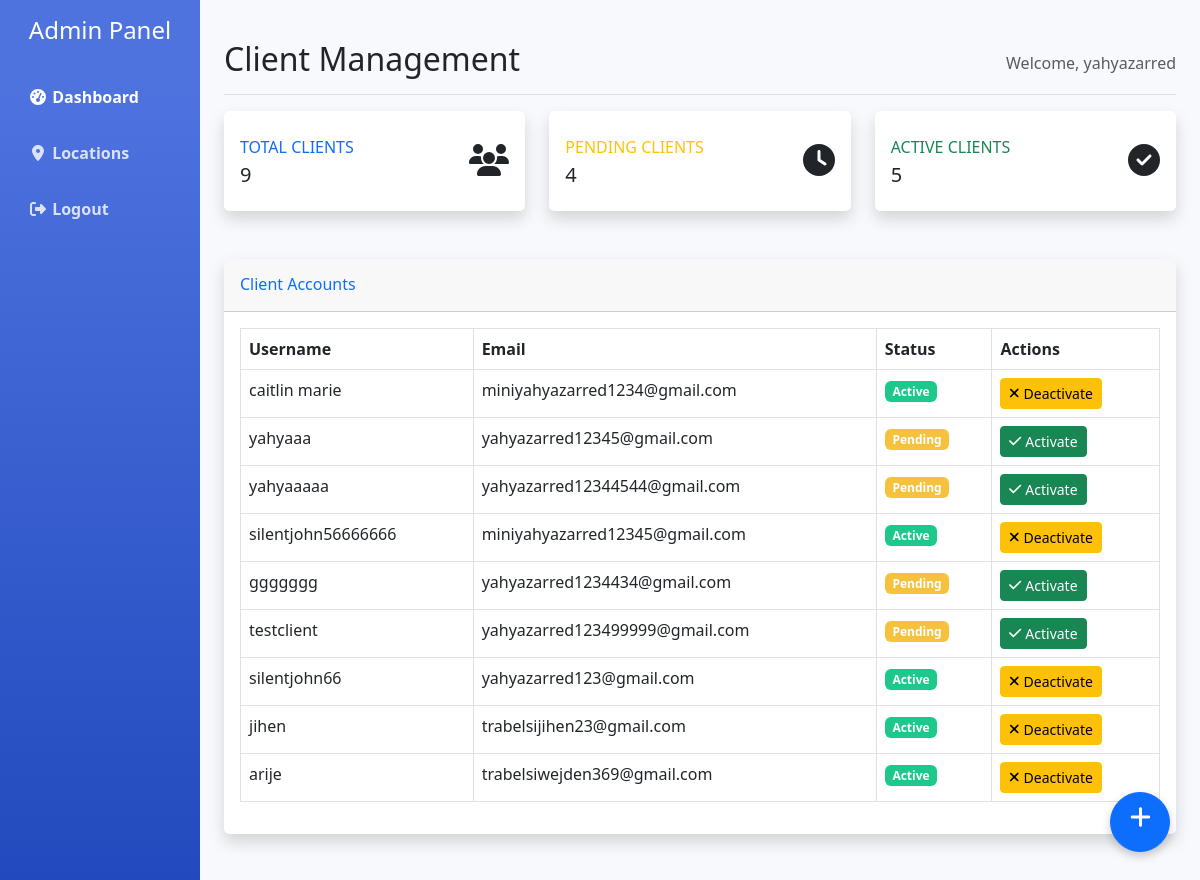
/version2Wejden/admin_dashboard.php (signed in), run on an earlier commit of the app's database.
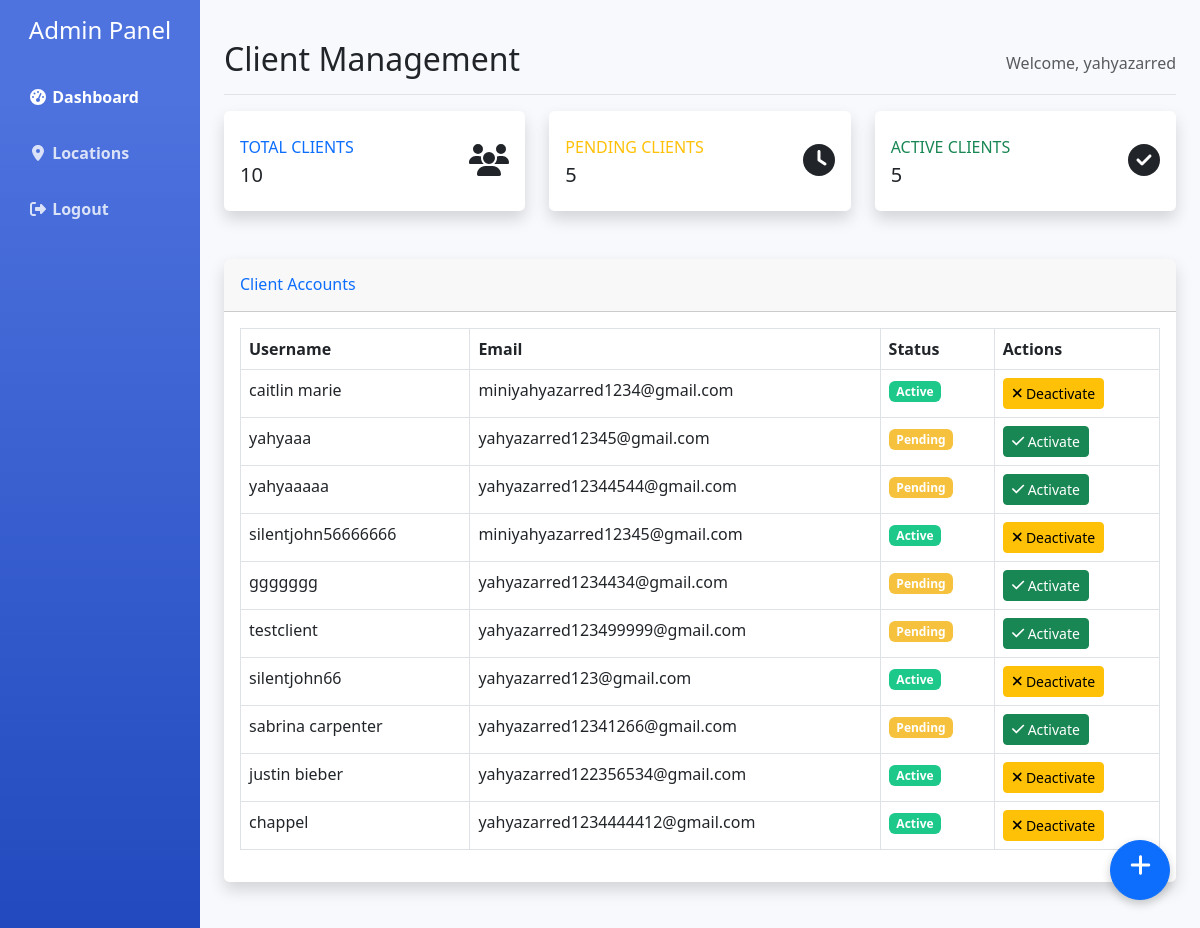
And on a later commit of the database.
### tables this page shows
CREATE TABLE `users` (
  `id` int(11) NOT NULL,
  `email` varchar(255) NOT NULL,
  `username` varchar(100) NOT NULL,
  `password` varchar(255) NOT NULL,
  `role` enum('client','admin') NOT NULL DEFAULT 'client',
  `status` enum('pending','active','deactivated') NOT NULL DEFAULT 'pending',
  `created_at` datetime NOT NULL DEFAULT current_timestamp(),
  `is_active` tinyint(1) NOT NULL DEFAULT 0,
  `gender` enum('male','female') NOT NULL,
  `age` int(11) NOT NULL,
  `city` varchar(255) DEFAULT NULL
);

### version2Wejden/admin_dashboard.php (the view, shortened to what this page needs)
<?php
include'db.php';
$query = $conn->query("SELECT * FROM users WHERE role='client'");
$clients = $query->fetchAll(PDO::FETCH_ASSOC);
$totalClients = count($clients);
$pendingClients = 0;
$activeClients = 0;
foreach ($clients as $client) {
    if ($client['status'] == 'pending') $pendingClients++;
    if ($client['status'] == 'active') $activeClients++;
}
?>
<!DOCTYPE html>
<html lang="en">
<head>
    <link href="https://cdn.jsdelivr.net/npm/bootstrap@5.3.0/dist/css/bootstrap.min.css" rel="stylesheet">
    <link rel="stylesheet" href="https://cdnjs.cloudflare.com/ajax/libs/font-awesome/6.4.0/css/all.min.css">
</head>
<body>
    <div class="container-fluid">
        <div class="row">
            <div class="col-md-3 col-lg-2 d-md-block sidebar collapse">
                <div class="position-sticky pt-3">
                    <div class="text-center mb-4">
                        <h4 class="text-white">Admin Panel</h4>
                    </div>
                    <ul class="nav flex-column">
                        <li class="nav-item">
                            <a class="nav-link active" href="admin_dashboard.php">
                                <i class="fas fa-fw fa-tachometer-alt"></i> Dashboard
                            </a>
                        </li>
                        <li class="nav-item">
                            <a class="nav-link" href="locations.php">
                                <i class="fas fa-fw fa-map-marker-alt"></i> Locations
                            </a>
                        </li>
                        <li class="nav-item">
                            <a class="nav-link" href="logout.php">
                                <i class="fas fa-fw fa-sign-out-alt"></i> Logout
                            </a>
                        </li>
                    </ul>
                </div>
            </div>
            <main class="col-md-9 ms-sm-auto col-lg-10 px-md-4 py-4">
                <div class="d-flex justify-content-between flex-wrap flex-md-nowrap align-items-center pt-3 pb-2 mb-3 border-bottom">
                    <h1 class="h2">Client Management</h1>
                    <div class="text-muted">Welcome, <?= htmlspecialchars($_SESSION['username']) ?></div>
                </div>
                <div class="row mb-4">
                    <div class="col-md-4 mb-4">
                        <div class="card border-left-primary shadow h-100 py-2">
                            <div class="card-body">
                                <div class="row no-gutters align-items-center">
                                    <div class="col mr-2">
                                        <div class="text-xs font-weight-bold text-primary text-uppercase mb-1">
                                            Total Clients</div>
                                        <div class="h5 mb-0 font-weight-bold text-gray-800"><?= $totalClients ?></div>
                                    </div>
                                    <div class="col-auto">
                                        <i class="fas fa-users fa-2x text-gray-300"></i>
                                    </div>
                                </div>
                            </div>
                        </div>
                    </div>
                    <div class="col-md-4 mb-4">
                        <div class="card border-left-warning shadow h-100 py-2">
                            <div class="card-body">
                                <div class="row no-gutters align-items-center">
                                    <div class="col mr-2">
                                        <div class="text-xs font-weight-bold text-warning text-uppercase mb-1">
                                            Pending Clients</div>
                                        <div class="h5 mb-0 font-weight-bold text-gray-800"><?= $pendingClients ?></div>
                                    </div>
                                    <div class="col-auto">
                                        <i class="fas fa-clock fa-2x text-gray-300"></i>
                                    </div>
                                </div>
                            </div>
                        </div>
                    </div>
                    <div class="col-md-4 mb-4">
                        <div class="card border-left-success shadow h-100 py-2">
                            <div class="card-body">
                                <div class="row no-gutters align-items-center">
                                    <div class="col mr-2">
                                        <div class="text-xs font-weight-bold text-success text-uppercase mb-1">
                                            Active Clients</div>
                                        <div class="h5 mb-0 font-weight-bold text-gray-800"><?= $activeClients ?></div>
                                    </div>
                                    <div class="col-auto">
                                        <i class="fas fa-check-circle fa-2x text-gray-300"></i>
                                    </div>
                                </div>
                            </div>
                        </div>
                    </div>
                </div>
                <div class="card shadow mb-4">
                    <div class="card-header py-3">
                        <h6 class="m-0 font-weight-bold text-primary">Client Accounts</h6>
                    </div>
                    <div class="card-body">
                        <div class="table-responsive">
                            <table class="table table-bordered">
                                <thead>
                                    <tr>
                                        <th>Username</th>
                                        <th>Email</th>
                                        <th>Status</th>
                                        <th>Actions</th>
                                    </tr>
                                </thead>
                                <tbody>
                                    <?php foreach ($clients as $client): ?>
                                    <tr>
                                        <td><?= htmlspecialchars($client['username']) ?></td>
                                        <td><?= htmlspecialchars($client['email']) ?></td>
                                        <td>
                                            <span class="badge badge-<?= strtolower($client['status']) ?>">
                                                <?= ucfirst($client['status']) ?>
                                            </span>
                                        </td>
                                        <td>
                                            <?php if ($client['status'] == 'pending' || $client['status'] == 'deactivated'): ?>
                                                <a href="activate_client.php?id=<?= $client['id'] ?>" class="btn btn-sm btn-success">
                                                    <i class="fas fa-check"></i> Activate
                                                </a>
                                            <?php endif; ?>
                                            <?php if ($client['status'] == 'active'): ?>
                                                <a href="deactivate_client.php?id=<?= $client['id'] ?>" class="btn btn-sm btn-warning">
                                                    <i class="fas fa-times"></i> Deactivate
                                                </a>
                                            <?php endif; ?>
                                        </td>
                                    </tr>
                                    <?php endforeach; ?>
                                </tbody>
                            </table>
                        </div>
                    </div>
                </div>
            </main>
        </div>
    </div>
    <a href="add_location.php" class="btn btn-primary add-location-btn">
        <i class="fas fa-plus"></i>
    </a>
</body>
</html>

### version2Wejden/admin_dashboard.php (style rules this page uses)
body { background-color: #f8f9fc; }
.sidebar { background: linear-gradient(180deg, #4e73df 10%, #224abe 100%); min-height: 100vh; }
.sidebar .nav-link { color: rgba(255, 255, 255, 0.8); font-weight: 600; padding: 1rem; }
.sidebar .nav-link.active { color: #fff; }
.card { border: none; border-radius: 0.35rem; box-shadow: 0 0.15rem 1.75rem 0 rgba(58, 59, 69, 0.15); }
.badge-pending { background-color: #f6c23e; }
.badge-active { background-color: #1cc88a; }
.add-location-btn { position: fixed; bottom: 30px; right: 30px; width: 60px; height: 60px; border-radius: 50%; font-size: 24px; box-shadow: 0 4px 10px rgba(0,0,0,0.2); }

What changed in the data, as far as the page shows it:
removed users: username "jihen", email "trabelsijihen23@gmail.com", status "Active"
removed users: username "arije", email "trabelsiwejden369@gmail.com", status "Active"
added users: username "sabrina carpenter", email "yahyazarred12341266@gmail.com", status "Pending"
added users: username "justin bieber", email "yahyazarred122356534@gmail.com", status "Active"
added users: username "chappel", email "yahyazarred1234444412@gmail.com", status "Active"
Also different on the page:
$totalClients: "9" → "10"
$pendingClients: "4" → "5"
